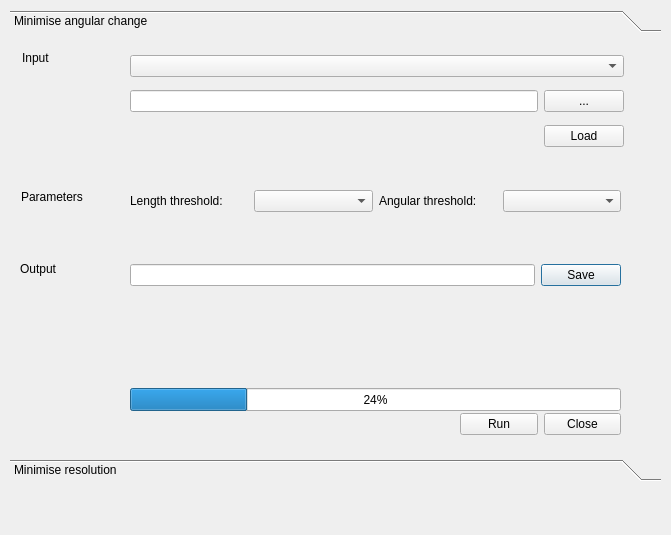
<?xml version="1.0" encoding="UTF-8"?>
<ui version="4.0">
 <class>MergeLinesDialogBase</class>
 <widget class="QDialog" name="MergeLinesDialogBase">
  <property name="geometry">
   <rect>
    <x>0</x>
    <y>0</y>
    <width>671</width>
    <height>535</height>
   </rect>
  </property>
  <property name="windowTitle">
   <string>MergeLines</string>
  </property>
  <widget class="QWidget" name="horizontalLayoutWidget">
   <property name="geometry">
    <rect>
     <x>-1</x>
     <y>-1</y>
     <width>681</width>
     <height>541</height>
    </rect>
   </property>
   <layout class="QHBoxLayout" name="horizontalLayout"/>
  </widget>
  <widget class="QToolBox" name="toolBox">
   <property name="geometry">
    <rect>
     <x>10</x>
     <y>10</y>
     <width>651</width>
     <height>471</height>
    </rect>
   </property>
   <property name="currentIndex">
    <number>0</number>
   </property>
   <widget class="QWidget" name="page">
    <property name="geometry">
     <rect>
      <x>0</x>
      <y>0</y>
      <width>651</width>
      <height>409</height>
     </rect>
    </property>
    <attribute name="label">
     <string>Minimise angular change</string>
    </attribute>
    <widget class="QLabel" name="label">
     <property name="geometry">
      <rect>
       <x>12</x>
       <y>12</y>
       <width>33</width>
       <height>16</height>
      </rect>
     </property>
     <property name="text">
      <string>Input </string>
     </property>
    </widget>
    <widget class="QLabel" name="label_2">
     <property name="geometry">
      <rect>
       <x>11</x>
       <y>151</y>
       <width>68</width>
       <height>16</height>
      </rect>
     </property>
     <property name="text">
      <string>Parameters</string>
     </property>
    </widget>
    <widget class="QLabel" name="label_5">
     <property name="geometry">
      <rect>
       <x>10</x>
       <y>220</y>
       <width>61</width>
       <height>21</height>
      </rect>
     </property>
     <property name="text">
      <string>Output </string>
     </property>
    </widget>
    <widget class="QWidget" name="layoutWidget">
     <property name="geometry">
      <rect>
       <x>120</x>
       <y>220</y>
       <width>491</width>
       <height>34</height>
      </rect>
     </property>
     <layout class="QHBoxLayout" name="horizontalLayout_7">
      <item>
       <widget class="QLineEdit" name="path_output"/>
      </item>
      <item>
       <widget class="QPushButton" name="save_output">
        <property name="text">
         <string>Save</string>
        </property>
       </widget>
      </item>
     </layout>
    </widget>
    <widget class="QProgressBar" name="progressBar">
     <property name="geometry">
      <rect>
       <x>120</x>
       <y>350</y>
       <width>491</width>
       <height>23</height>
      </rect>
     </property>
     <property name="value">
      <number>24</number>
     </property>
    </widget>
    <widget class="QWidget" name="">
     <property name="geometry">
      <rect>
       <x>450</x>
       <y>370</y>
       <width>161</width>
       <height>32</height>
      </rect>
     </property>
     <layout class="QHBoxLayout" name="horizontalLayout_8">
      <item>
       <widget class="QPushButton" name="simplify">
        <property name="text">
         <string>Run</string>
        </property>
       </widget>
      </item>
      <item>
       <widget class="QPushButton" name="close">
        <property name="text">
         <string>Close</string>
        </property>
       </widget>
      </item>
     </layout>
    </widget>
    <widget class="QWidget" name="">
     <property name="geometry">
      <rect>
       <x>120</x>
       <y>10</y>
       <width>494</width>
       <height>109</height>
      </rect>
     </property>
     <layout class="QVBoxLayout" name="verticalLayout">
      <item>
       <widget class="QComboBox" name="comboBox"/>
      </item>
      <item>
       <layout class="QHBoxLayout" name="horizontalLayout_2">
        <item>
         <widget class="QLineEdit" name="path_input"/>
        </item>
        <item>
         <widget class="QPushButton" name="browse_input">
          <property name="text">
           <string>...</string>
          </property>
         </widget>
        </item>
       </layout>
      </item>
      <item>
       <layout class="QHBoxLayout" name="horizontalLayout_4">
        <item>
         <spacer name="horizontalSpacer">
          <property name="orientation">
           <enum>Qt::Horizontal</enum>
          </property>
          <property name="sizeHint" stdset="0">
           <size>
            <width>408</width>
            <height>20</height>
           </size>
          </property>
         </spacer>
        </item>
        <item>
         <widget class="QPushButton" name="merge">
          <property name="text">
           <string>Load</string>
          </property>
         </widget>
        </item>
       </layout>
      </item>
     </layout>
    </widget>
    <widget class="QWidget" name="">
     <property name="geometry">
      <rect>
       <x>120</x>
       <y>150</y>
       <width>491</width>
       <height>26</height>
      </rect>
     </property>
     <layout class="QHBoxLayout" name="horizontalLayout_3">
      <item>
       <widget class="QLabel" name="label_4">
        <property name="text">
         <string>Length threshold:</string>
        </property>
       </widget>
      </item>
      <item>
       <widget class="QComboBox" name="length_threshold"/>
      </item>
      <item>
       <widget class="QLabel" name="label_3">
        <property name="text">
         <string>Angular threshold:</string>
        </property>
       </widget>
      </item>
      <item>
       <widget class="QComboBox" name="angle_threshold"/>
      </item>
     </layout>
    </widget>
   </widget>
   <widget class="QWidget" name="page_2">
    <property name="geometry">
     <rect>
      <x>0</x>
      <y>0</y>
      <width>651</width>
      <height>409</height>
     </rect>
    </property>
    <attribute name="label">
     <string>Minimise resolution</string>
    </attribute>
   </widget>
  </widget>
 </widget>
 <resources/>
 <connections/>
</ui>
